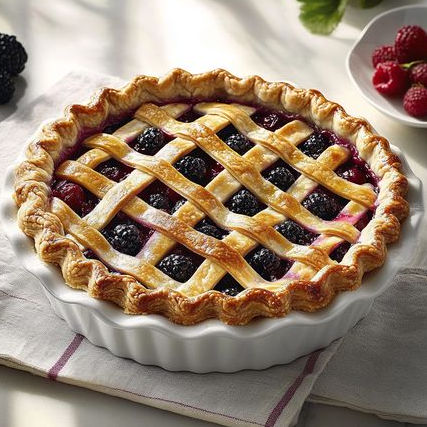
#> input picture cas-ai/modul04/image-enhancement/berry-pie.jpg, 427 x 427 px
$ python image-enhance.py   (older library calls are emulated)
#> lines starting #> are read from the running program, lines starting #| are printed output that depends on the picture
###
# Example picture: # https://i.pinimg.com/474x/a0/10/b3/a010b341b067d15afd3da1702facf0b5.jpg?nii=t
###

###
# Getting started:
# pip install opencv-python numpy
###

import cv2
import numpy as np

# === Funktionen für Optimierungen ===
def brightness_contrast(img, alpha=1.2, beta=30):
    return cv2.convertScaleAbs(img, alpha=alpha, beta=beta)

def sharpening_filter2D(img):
    kernel = np.array([[0, -1, 0],
                       [-1, 5,-1],
                       [0, -1, 0]])
    return cv2.filter2D(img, -1, kernel)

def laplacian_sharpening(img):
    lap = cv2.Laplacian(img, cv2.CV_64F)
    sharp = cv2.convertScaleAbs(img - 0.6*lap)
    return sharp

def median_blur(img, ksize=5):
    return cv2.medianBlur(img, ksize)

def gaussian_blur(img, ksize=(15,15), sigmaX=0):
    return cv2.GaussianBlur(img, ksize, sigmaX)

def inverse_colors(img):
    return cv2.bitwise_not(img)

def equalize_hist_color(img):
    img_yuv = cv2.cvtColor(img, cv2.COLOR_BGR2YUV)
    img_yuv[:,:,0] = cv2.equalizeHist(img_yuv[:,:,0])
    return cv2.cvtColor(img_yuv, cv2.COLOR_YUV2BGR)

# === Bild laden ===
image_path = "berry-pie.jpg"
orig = cv2.imread(image_path)
#> orig is the input picture: shape (427, 427, 3); mean B, G, R 113.3, 132.7, 152.8
assert orig is not None, "Bild konnte nicht geladen werden."

# Resize für Homogenität
max_dim = 600
h, w = orig.shape[:2]
#> h = 427; w = 427
scale = max_dim / max(h, w)
#> scale = 1.41
orig = cv2.resize(orig, (int(w*scale), int(h*scale)))
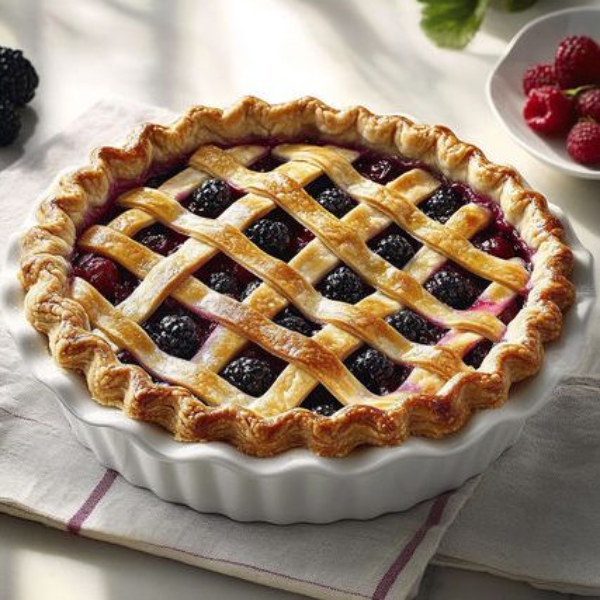
#> orig: shape (600, 600, 3); mean B, G, R 113.2, 132.6, 152.7

# Liste aller Optimierungen + Beschreibungen
enhancements = [
    ("Original", orig, "Ursprungsbild ohne Optimierung."),
    ("Brightness", brightness_contrast(orig), "Erhöht Helligkeit & Kontrast für klarere Details."),
    ("Sharpening", sharpening_filter2D(orig), "Betont Kanten, um Bildschärfe zu erhöhen."),
    ("Laplacian", laplacian_sharpening(orig), "Stärkere Kantenschärfung."),
    ("Median Blur", median_blur(orig), "Rauschreduktion bei Erhaltung von Kanten."),
    ("Gaussian Blur", gaussian_blur(orig), "Weiche Unschärfe für Rauschunterdrückung."),
    ("Inverse Colors", inverse_colors(orig), "Farbumkehrung für kreative/analytische Zwecke."),
    ("Equalize Hist.", equalize_hist_color(orig), "Verbesserte Tonwerte & Kontrast."),
]
#> in brightness_contrast, `return cv2.convertScaleAbs(img, alpha=alpha, beta=beta)`:
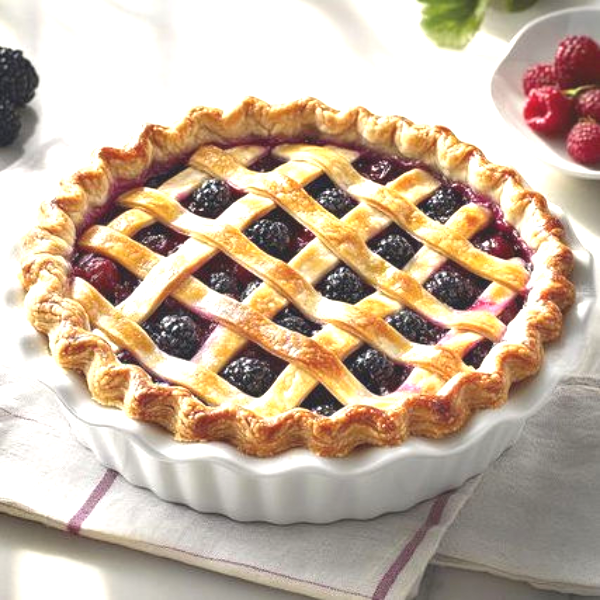
#> returned value: shape (600, 600, 3); mean of channels 0, 1, 2 157.5, 177.3, 196.7; drawn as B, G, R
#> in sharpening_filter2D, `kernel = np.array([[0, -1, 0], [-1, 5,-1], [0, -1, 0]])`: kernel = [[0, -1, 0], [-1, 5, -1], [0, -1, 0]]
#> in laplacian_sharpening, `lap = cv2.Laplacian(img, cv2.CV_64F)`:
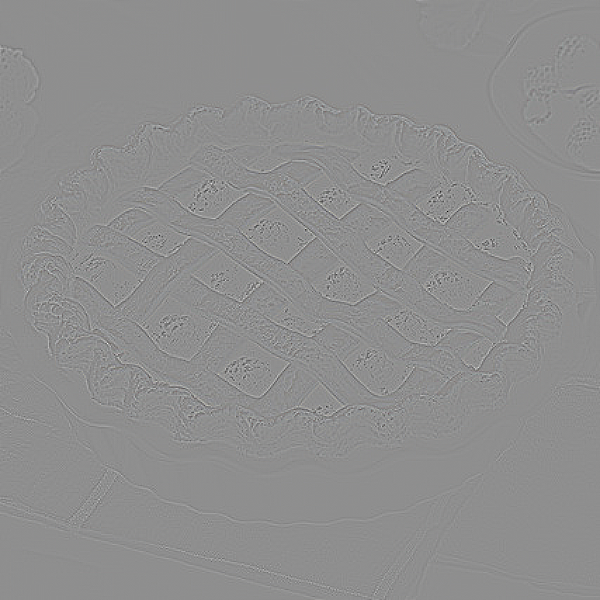
#> lap: shape (600, 600, 3) float64; mean B, G, R 0, 0, 0; drawn with min black and max white
#> in gaussian_blur, `return cv2.GaussianBlur(img, ksize, sigmaX)`:
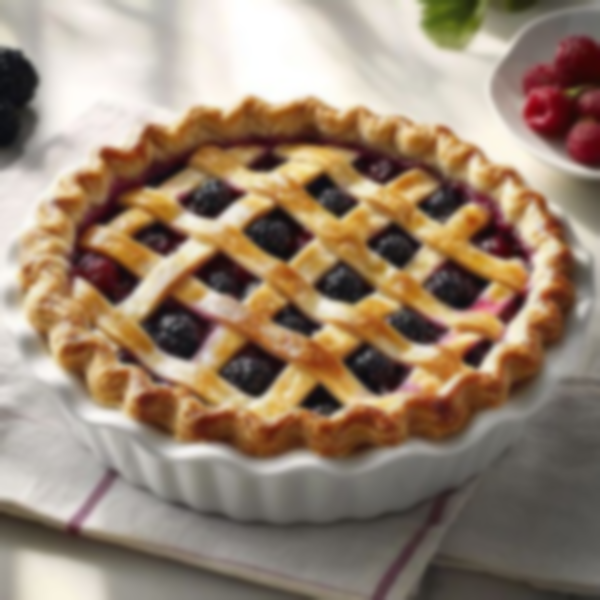
#> returned value: shape (600, 600, 3); mean of channels 0, 1, 2 113.2, 132.6, 152.7; drawn as B, G, R
#> in inverse_colors, `return cv2.bitwise_not(img)`:
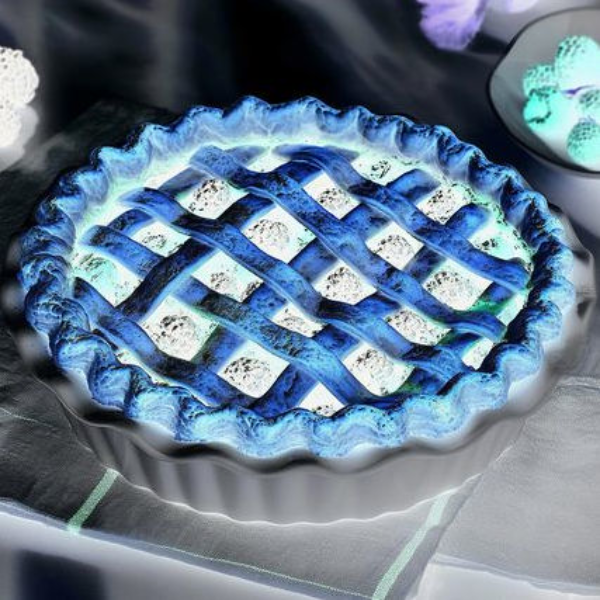
#> returned value: shape (600, 600, 3); mean of channels 0, 1, 2 141.8, 122.4, 102.3; drawn as B, G, R
#> in equalize_hist_color, `img_yuv = cv2.cvtColor(img, cv2.COLOR_BGR2YUV)`: img_yuv: shape (600, 600, 3); mean of channels 0, 1, 2 136.4, 116.7, 142.4
#> in equalize_hist_color, `img_yuv[:,:,0] = cv2.equalizeHist(img_yuv[:,:,0])`: img_yuv: shape (600, 600, 3); mean of channels 0, 1, 2 128, 116.7, 142.4
#> in equalize_hist_color, `return cv2.cvtColor(img_yuv, cv2.COLOR_YUV2BGR)`:
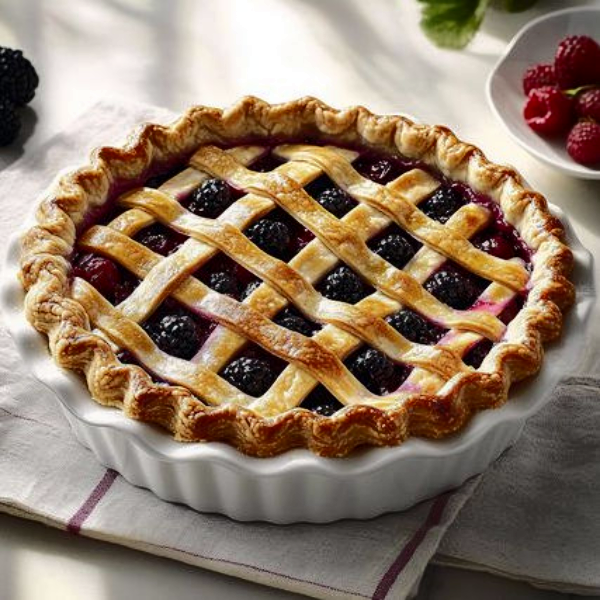
#> returned value: shape (600, 600, 3); mean B, G, R 105.5, 124.2, 144.4

# === Raster 2 Spalten × 4 Zeilen für den Output auf den Folien... ===
cols = 2
rows = 4
cell_w = max_dim
cell_h = max_dim
canvas = np.ones((rows*(cell_h+50), cols*(cell_w+10), 3), dtype=np.uint8) * 255  # +50 für Text

# Schriftgrössen
font = cv2.FONT_HERSHEY_DUPLEX
font_scale_title = 2.2
font_scale_desc = 0.8
font_color_title = (0,0,0)
font_color_desc = (50,50,50)
thickness_title = 2
thickness_desc = 1

for idx, (title, img, desc) in enumerate(enhancements):
    r = idx // cols
    c = idx % cols
    y = r*(cell_h+50)
    x = c*(cell_w+10)

    # Bild an Zellgrösse anpassen
    img_resized = cv2.resize(img, (cell_w, cell_h))

    # Bild platzieren
    canvas[y:y+cell_h, x:x+cell_w] = img_resized

    # Titel
    cv2.putText(canvas, title, (x+10, y+cell_h+40),
                font, font_scale_title, font_color_title, thickness_title, cv2.LINE_AA)
#> this loop made 8 passes
#> (title, r, c, y, x) on passes 2, 3, 5, 6, 7: ('Brightness', 0, 1, 0, 610), ('Sharpening', 1, 0, 650, 0), ('Median Blur', 2, 0, 1300, 0), ('Gaussian Blur', 2, 1, 1300, 610), ('Inverse Colors', 3, 0, 1950, 0)
#> (title, desc, r, c, y, x) on passes 1, 4, 8: ('Original', 'Ursprungsbild ohne Optimierung.', 0, 0, 0, 0), ('Laplacian', 'Stärkere Kantenschärfung.', 1, 1, 650, 610), ('Equalize Hist.', 'Verbesserte Tonwerte & Kontrast.', 3, 1, 1950, 610)
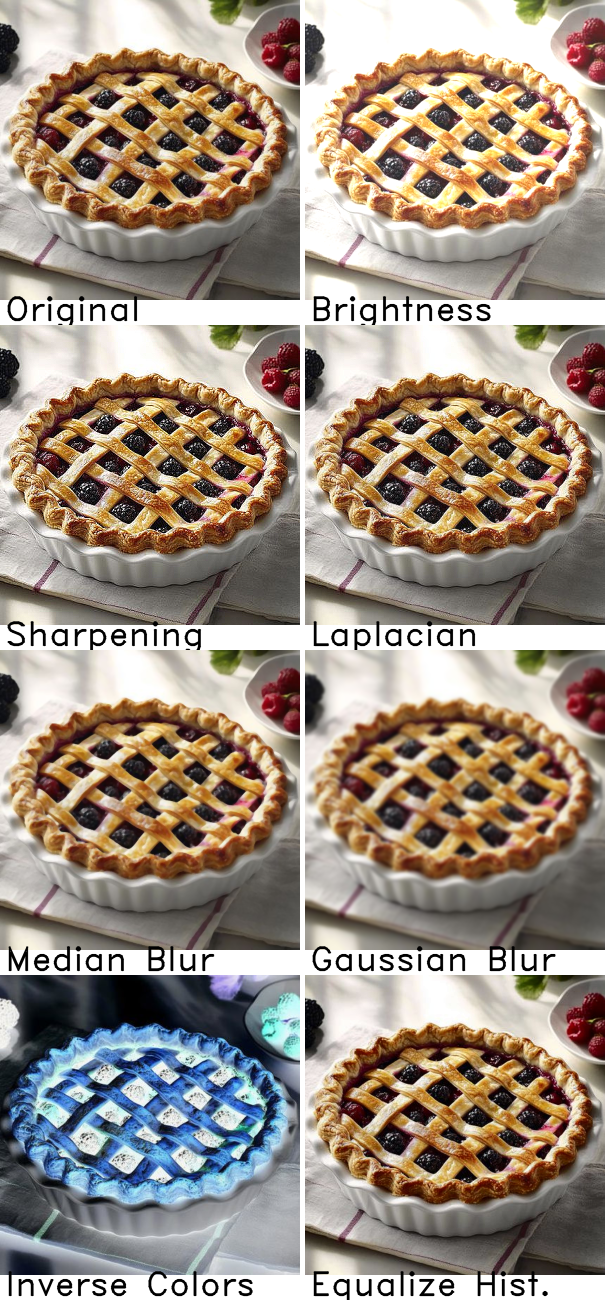
#> canvas: shape (2600, 1220, 3) (shown at 1/2 size); mean B, G, R 130.7, 143.8, 157.2
    # Beschreibung -> braucht zu viel Platz..
    #cv2.putText(canvas, desc, (x+10, y+cell_h-40),
    #            font, font_scale_desc, font_color_desc, thickness_desc, cv2.LINE_AA)
    # Beschreibung --> kann einkommentiert werden, ich muss aber etwas an Platz sparen..
    #cv2.putText(canvas, desc, (x+5, y+cell_h+35),
    #            cv2.FONT_HERSHEY_SIMPLEX, 0.4, (50,50,50), 1)


# Anzeigen
cv2.imwrite("m04_01_image_enhence.jpg", canvas)
cv2.imshow("Folio Enhancements 2x4", canvas)
cv2.waitKey(0)
cv2.destroyAllWindows()
